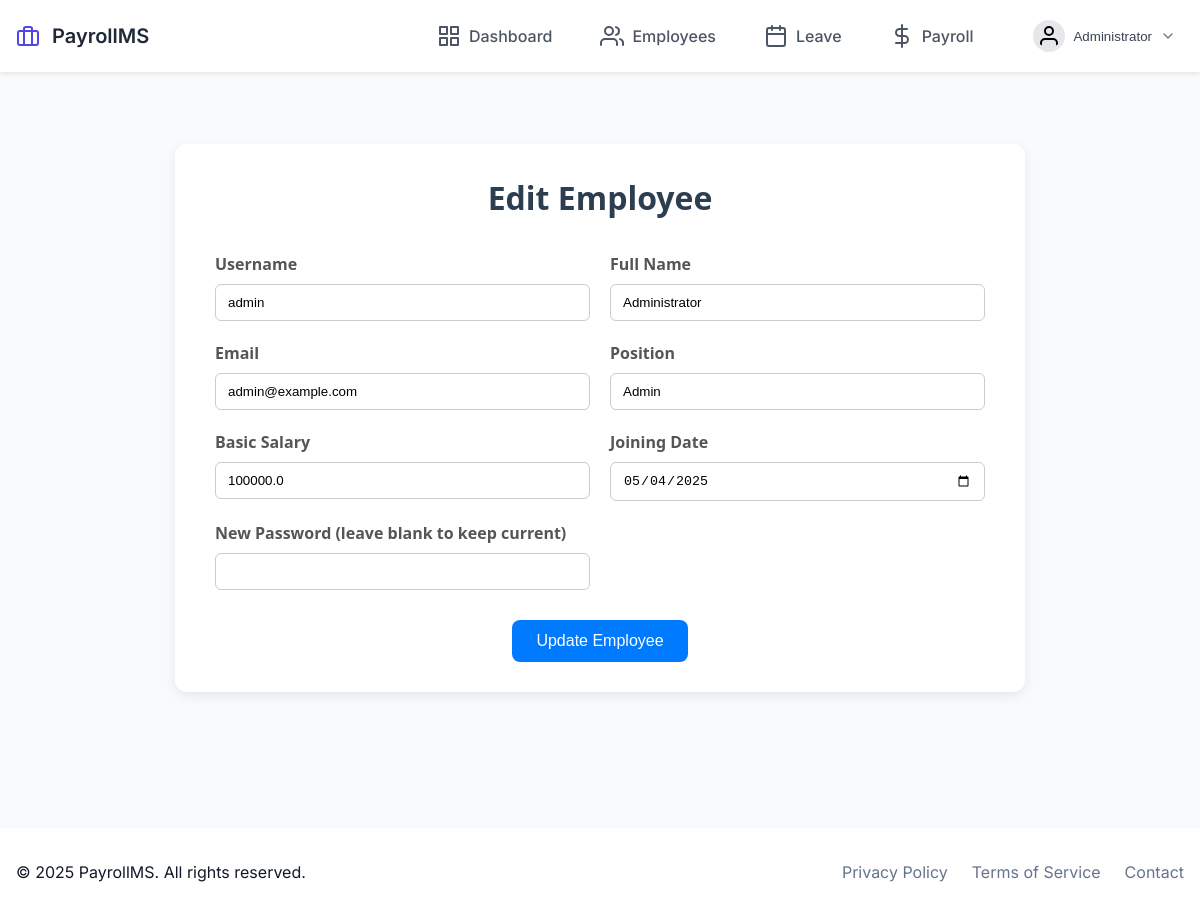
Screenshot of /employees/edit/1 (signed in) with the database file from the repository.
### src/models/employee.py (models this page shows, shortened)
class Employee(db.Model):
    __tablename__ = 'employee'
    id: int = db.Column(db.Integer, primary_key=True)
    username: str = db.Column(db.String(80), unique=True, nullable=False)
    password_hash: str = db.Column(db.String(120), nullable=False)
    name: str = db.Column(db.String(100), nullable=False)
    email: str = db.Column(db.String(120), unique=True, nullable=False)
    position: Optional[str] = db.Column(db.String(80))
    salary: float = db.Column(db.Float, nullable=False)
    joining_date: date = db.Column(db.Date, nullable=False)
    role: str = db.Column(db.String(20), default='user')
    base_salary: float = db.Column(db.Float, nullable=False)
    hra: float = db.Column(db.Float, default=0.0)
    da: float = db.Column(db.Float, default=0.0)
    ta: float = db.Column(db.Float, default=0.0)
    pf: float = db.Column(db.Float, default=0.0)
    tax: float = db.Column(db.Float, default=0.0)

### src/routes/employee.py (the view, shortened to what this page needs)
@employee_bp.route('/edit/<int:id>', methods=['GET', 'POST'])
@admin_required
def edit(id):
    employee = Employee.query.get_or_404(id)
    return render_template('employees/edit.html', employee=employee)

### src/app.py (called while the page is built)
def create_app():
    app = Flask(__name__)
    app.config.from_object(Config)
    init_app(app)
    from .routes import init_routes
    init_routes(app)
    @app.context_processor
    def utility_processor():
        return {
            'now': datetime.now()
        }
    @app.route('/')
    def home():
        return render_template('home.html')
    return app

### src/routes/auth.py (called while the page is built)
def login_required(f: Callable) -> Callable:
    @wraps(f)
    def decorated_function(*args: Any, **kwargs: Any) -> Union[Response, Any]:
        if 'user_id' not in session:
            flash('Please log in first.', 'danger')
            return redirect(url_for('auth.login'))
        return f(*args, **kwargs)
    return decorated_function

def admin_required(f: Callable) -> Callable:
    @wraps(f)
    @login_required
    def decorated_function(*args: Any, **kwargs: Any) -> Union[Response, Any]:
        if not session.get('is_admin'):
            flash('Admin access required.', 'danger')
            return redirect(url_for('home'))
        return f(*args, **kwargs)
    return decorated_function

### src/templates/employees/edit.html (shortened to what this page needs)
{% extends "base.html" %}
{% block content %}
<div class="form-wrapper">
    <h2 class="form-title">Edit Employee</h2>
    <form method="POST" class="employee-form">
        <div class="form-grid">
            <div class="form-group">
                <label for="username">Username</label>
                <input type="text" id="username" name="username" value="{{ employee.username }}" required>
            </div>
            <div class="form-group">
                <label for="name">Full Name</label>
                <input type="text" id="name" name="name" value="{{ employee.name }}" required>
            </div>
            <div class="form-group">
                <label for="email">Email</label>
                <input type="email" id="email" name="email" value="{{ employee.email }}" required>
            </div>
            <div class="form-group">
                <label for="position">Position</label>
                <input type="text" id="position" name="position" value="{{ employee.position }}" required>
            </div>
            <div class="form-group">
                <label for="salary">Basic Salary</label>
                <input type="number" id="salary" name="salary" step="0.01" value="{{ employee.salary }}" required>
            </div>
            <div class="form-group">
                <label for="joining_date">Joining Date</label>
                <input type="date" id="joining_date" name="joining_date" value="{{ employee.joining_date }}" required>
            </div>
            <div class="form-group">
                <label for="password">New Password (leave blank to keep current)</label>
                <input type="password" id="password" name="password">
            </div>
        </div>
        <div class="form-actions">
            <button type="submit" class="submit-btn">Update Employee</button>
        </div>
    </form>
</div>
{% endblock %}

### src/templates/base.html (shortened to what this page needs)
<!DOCTYPE html>
<html lang="en">
<head>
</head>
<body>
    <nav class="navbar">
        <div class="container">
            <div class="nav-content">
                <a href="{{ url_for('home') }}" class="nav-brand">
                    <i data-feather="briefcase" class="nav-icon"></i>
                    <span class="nav-title">PayrollMS</span>
                </a>
                <div class="nav-links">
                    {% if session.get('user_id') %}
                        {% if session.get('is_admin') %}
                            <a href="{{ url_for('admin.dashboard') }}" class="nav-link {{ 'active' if request.endpoint == 'admin.dashboard' }}">
                                <i data-feather="grid"></i>
                                <span>Dashboard</span>
                            </a>
                            <a href="{{ url_for('employee.list') }}" class="nav-link {{ 'active' if request.endpoint == 'employee.list' }}">
                                <i data-feather="users"></i>
                                <span>Employees</span>
                            </a>
                            <a href="{{ url_for('leave.list_requests') }}" class="nav-link {{ 'active' if request.endpoint == 'leave.list_requests' }}">
                                <i data-feather="calendar"></i>
                                <span>Leave</span>
                            </a>
                            <a href="{{ url_for('payroll.calculate') }}" class="nav-link {{ 'active' if request.endpoint == 'payroll.calculate' }}">
                                <i data-feather="dollar-sign"></i>
                                <span>Payroll</span>
                            </a>
                        {% endif %}
                        <div class="profile-dropdown">
                            <button class="dropdown-toggle">
                                <div class="profile-info">
                                    <i data-feather="user" class="profile-avatar"></i>
                                    <span class="profile-name">{{ session.get('user_name', 'User') }}</span>
                                </div>
                                <i data-feather="chevron-down" class="dropdown-arrow"></i>
                            </button>
                        </div>
                    {% else %}
                        <a href="{{ url_for('auth.login') }}" class="nav-link">
                            <i data-feather="log-in"></i>
                            <span>Login</span>
                        </a>
                    {% endif %}
                </div>
            </div>
        </div>
    </nav>
    <main class="main-content">
        <div class="container">
            {% block content %}{% endblock %}
        </div>
    </main>
    <footer class="footer">
        <div class="container">
            <div class="footer-content">
                <p>&copy; {{ now.year }} PayrollMS. All rights reserved.</p>
                <div class="footer-links">
                    <a href="#">Privacy Policy</a>
                    <a href="#">Terms of Service</a>
                    <a href="#">Contact</a>
                </div>
            </div>
        </div>
    </footer>
</body>
</html>

### src/templates/base.html (style rules this page uses)
:root { --primary: #4f46e5; --primary-dark: #4338ca; --secondary: #64748b; --white: #ffffff; --black: #111827; --gray-50: #f9fafb; --gray-100: #f3f4f6; --gray-200: #e5e7eb; }
* { margin: 0; padding: 0; box-sizing: border-box; }
body { font-family: 'Inter', system-ui, sans-serif; background-color: var(--gray-50); color: var(--black); line-height: 1.5; }
.navbar { background-color: white; box-shadow: 0 2px 4px rgba(0,0,0,0.08); position: sticky; top: 0; z-index: 100; padding: 0.75rem 0; }
.container { max-width: 1280px; margin: 0 auto; padding: 0 1rem; }
.nav-content { display: flex; justify-content: space-between; align-items: center; }
.nav-brand { display: flex; align-items: center; gap: 0.75rem; text-decoration: none; }
.nav-icon { color: #4f46e5; width: 24px; height: 24px; }
.nav-title { font-size: 1.25rem; font-weight: 600; color: #1f2937; }
.nav-links { display: flex; align-items: center; gap: 1.5rem; }
.nav-link { display: flex; align-items: center; gap: 0.5rem; padding: 0.5rem 0.75rem; color: #4b5563; text-decoration: none; font-weight: 500; border-radius: 0.375rem; transition: all 0.2s ease; }
.profile-dropdown { position: relative; margin-left: 1rem; }
.dropdown-toggle { display: flex; align-items: center; gap: 0.5rem; padding: 0.5rem; background: none; border: none; cursor: pointer; border-radius: 0.375rem; transition: all 0.2s; }
.profile-info { display: flex; align-items: center; gap: 0.5rem; }
.profile-avatar { width: 32px; height: 32px; padding: 0.25rem; background-color: #e5e7eb; border-radius: 50%; }
.profile-name { font-weight: 500; color: #374151; }
.dropdown-arrow { width: 16px; height: 16px; color: #6b7280; transition: transform 0.2s; }
.main-content { padding: 2rem 0; }
.footer { background-color: var(--white); padding: 2rem 0; margin-top: 4rem; }
.footer-content { display: flex; justify-content: space-between; align-items: center; }
.footer-links { display: flex; gap: 1.5rem; }
.footer-links a { color: var(--secondary); text-decoration: none; }

### src/templates/employees/edit.html (style rules this page uses)
.form-wrapper { max-width: 850px; margin: 40px auto; background-color: #fff; padding: 30px 40px; border-radius: 12px; box-shadow: 0 4px 12px rgba(0,0,0,0.08); font-family: 'Segoe UI', sans-serif; }
.form-title { text-align: center; margin-bottom: 30px; font-size: 2rem; color: #2c3e50; }
.form-grid { display: grid; grid-template-columns: repeat(auto-fit, minmax(260px, 1fr)); gap: 20px; }
.form-group { display: flex; flex-direction: column; }
.form-group label { margin-bottom: 8px; font-weight: 600; color: #555; }
.form-group input { padding: 10px 12px; border: 1px solid #ccc; border-radius: 6px; transition: border 0.2s ease, box-shadow 0.2s ease; }
.form-actions { text-align: center; margin-top: 30px; }
.submit-btn { background-color: #007BFF; color: white; padding: 12px 24px; font-size: 1rem; border: none; border-radius: 8px; cursor: pointer; transition: background-color 0.3s ease; }

### rows the page displays
Employee: get "Administrator", username "admin", name "Administrator", email "admin@example.com", position "Admin", salary "100000.0", joining_date "05/04/2025"
